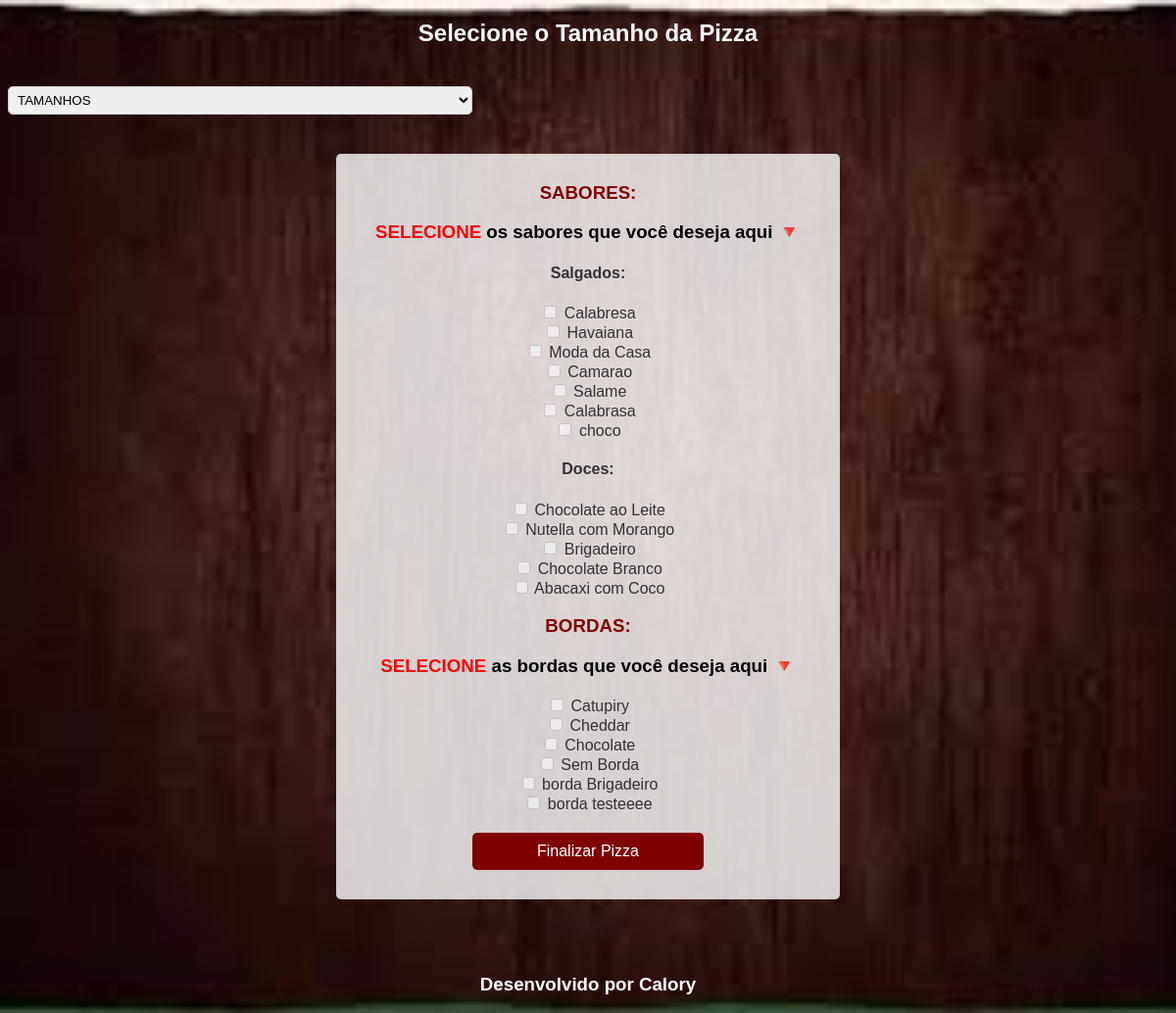
/montarPedido.php, run on the app's committed database.
### tables this page shows
CREATE TABLE `montar` (
  `Id` int(11) NOT NULL AUTO_INCREMENT,
  `id_login` int(11) DEFAULT NULL,
  `id_variedades` int(11) DEFAULT NULL,
  `nome` varchar(100) DEFAULT NULL,
  `price` double DEFAULT NULL,
  `imagem` varchar(100) DEFAULT NULL,
  `status` tinyint(1) DEFAULT NULL,
  PRIMARY KEY (`Id`),
  KEY `id_variedades` (`id_variedades`),
  KEY `id_login` (`id_login`)
);

### montarPedido.php (the view, shortened to what this page needs)
<!DOCTYPE html>
<html>
    <head>
        <link rel="stylesheet" type="text/css" href="css/foods.css">
    </head>
    <body>
            <?php include('inc/container.php'); ?>
        <div class="pizzas">
            <form class="MontarP" method="post" action="cart.php?action=montarpizza">
                    <h1>Selecione o Tamanho da Pizza</h1>
                    <select name="item_name" id="tamanhoPizza" onchange="showHideFlavors()">
                        <option value="" disabled selected hidden style="display: flex; width: 100%;">TAMANHOS</option>
                    </select>
                <div class="saborEborda">
                            <label for="sabor">
                                    <span style="color: #800000;">
                                        <h3 style="color: #800000;">SABORES:</h3>
                                    </span>
                            </label>
                                <h3 style="color: black;">
                                    <span style="color: red;">SELECIONE</span> os sabores que você deseja aqui 🔻
                                </h3>
                                <div id="saboresContainer">
                                    <?php
                                    $conn = new mysqli("robb0254.publiccloud.com.br", "calor_developer", "@Samsung2023", "calorysistemas_delivery");
                                    $sqlDoces = "SELECT * FROM montar WHERE id_variedades = 2";
                                    $resultDoces = $conn->query($sqlDoces);
                                    if ($resultDoces->num_rows > 0) {
                                        echo '<h4>Salgados:</h4>';
                                        while ($rowDoces = $resultDoces->fetch_assoc()) {
                                            echo '<input type="checkbox" class="saborCheckbox saborDoceCheckbox" value="' . $rowDoces["nome"] . '"> ' . $rowDoces["nome"] . '<br>';
                                        }
                                    }
                                    $sqlSalgados = "SELECT * FROM montar WHERE id_variedades = 1";
                                    $resultSalgados = $conn->query($sqlSalgados);
                                    if ($resultSalgados->num_rows > 0) {
                                        echo '<h4>Doces:</h4>';
                                        while ($rowSalgados = $resultSalgados->fetch_assoc()) {
                                            echo '<input type="checkbox" class="saborCheckbox saborSalCheckbox" value="' . $rowSalgados["nome"] . '"> ' . $rowSalgados["nome"] . '<br>';
                                        }
                                    }
                                    ?>
                                </div>
                            <label for="bordas">
                            <span style="color: #800000;">
                                <h3 style="color: #800000;">BORDAS:</h3>
                            </span>
                        </label>
                        <h3 style="color: black;">
                            <span style="color: red;">SELECIONE</span> as bordas que você deseja aqui 🔻
                        </h3>
                            <div id="bordasContainer">
                                <?
                                    $conn = new mysqli("robb0254.publiccloud.com.br", "calor_developer", "@Samsung2023", "calorysistemas_delivery");
                                $sql = "SELECT * FROM montar WHERE id_variedades = 4";
                                $result = $conn->query($sql);
                                if ($result->num_rows > 0) {
                                    while ($row = $result->fetch_assoc()) {
                                        echo '<input type="checkbox" class="bordasCheckbox" value="' . $row["nome"] . '"> ' . $row["nome"] . '<br>';
                                    }
                                }
                                ?>
                            </div>
                    <input class="my-btn" name="montarpizza" type="submit" value="Finalizar Pizza">
                </div>
                </form>
        </div><br><br>
            <?php include('inc/footer.php'); ?>
    </body>
</html>

### css/foods.css (style rules this page uses)
input { border: 5px solid white; }

### montarPedido.php (style rules this page uses)
body { font-family: Arial, sans-serif; background-image: url('./images/fundo3.jpeg'); background-size: cover; background-repeat: no-repeat; background-attachment: fixed; color: #333; }
h3 { color: #fff; }
h1 { width: 40%; margin: 20px auto; text-align: center; color: #fff; font-size: 24px; margin-top: 20px; }
select[name="item_name"] { width: 40%; margin: 20px auto; padding: 5px; border: 1px solid #ccc; border-radius: 5px; }
.saborEborda { text-align: center; margin: 20px auto; padding: 10px 20px; width: 40%; background-color: rgba(255, 255, 255, 0.8); border-radius: 5px; }
.saborEborda h3 { color: #800000; }
.saborCheckbox, .bordasCheckbox { width: auto; }
.my-btn { display: block; width: 50%; margin: 20px auto; padding: 10px; background-color: #800000; color: #fff; border: none; border-radius: 5px; cursor: pointer; font-size: 16px; }

### data on the page
montar: nome "Calabresa"
montar: nome "Havaiana"
montar: nome "Moda da Casa"
montar: nome "Camarao"
montar: nome "Salame"
montar: nome "Calabrasa"
montar: nome "choco"
montar: nome "Chocolate ao Leite"
montar: nome "Nutella com Morango"
montar: nome "Brigadeiro"
montar: nome "Chocolate Branco"
montar: nome "Abacaxi com Coco"
montar: nome "Catupiry"
montar: nome "Cheddar"
montar: nome "Chocolate"
montar: nome "Sem Borda"
montar: nome "borda Brigadeiro"
montar: nome "borda testeeee"
